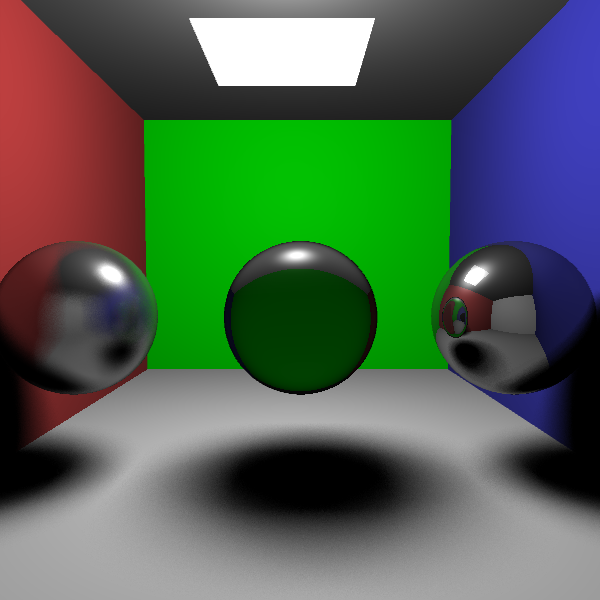
//> input picture fourth.png, 600 x 600 px
$ ./merge   (built with g++ and OpenCV 4)
//> lines starting //> are read from the running program, lines starting //| are printed output that depends on the picture; pictures that were not available may be replaced by others from this repository, and a replacement may not be noted
#include "opencv.h"
#include <iostream>
#include <cstdlib>
#include <cstring>
#include <cstdio>
using namespace std;
using namespace cv;
int main()
{
	Mat mat(600, 600, CV_8UC3, Scalar::all(0));
	Mat a = imread("fourth.png");
//> a is the input picture: 600 rows x 600 cols, CV_8UC3; mean B, G, R 80.8, 100.7, 79.9
	Mat b = imread("awe.png");
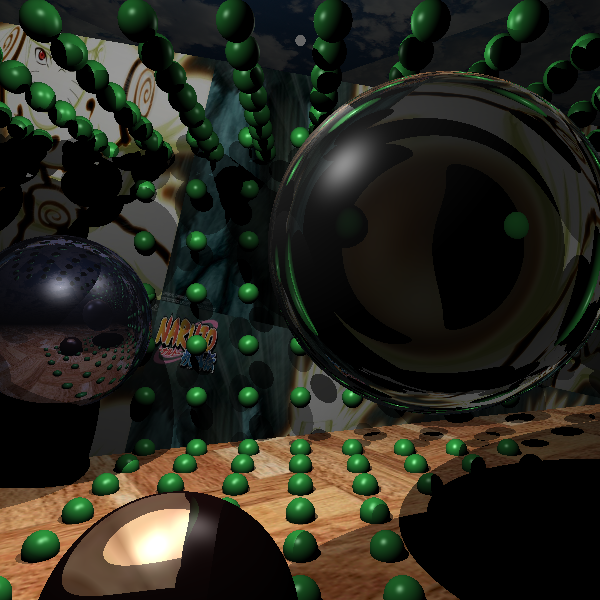
//> input picture 1.png, 600 x 600 px, given in place of awe.png, which was not available
//> b is the input picture: 600 rows x 600 cols, CV_8UC3; mean B, G, R 29.2, 39.1, 38.8
	for (int r = 0; r < 600; r++)
		for (int c = 0; c < 310; c++)
				mat.at<Vec3b>(r, c) = a.at<Vec3b>(r, c);
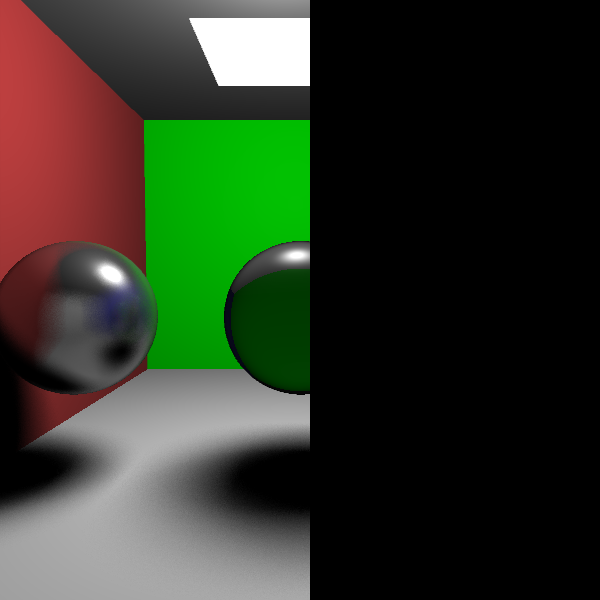
//> mat: 600 rows x 600 cols, CV_8UC3; mean B, G, R 38.3, 54.6, 47.4
	for (int r = 0; r < 600; r++)
		for (int c = 310; c < 600; c++)
				mat.at<Vec3b>(r, c) = b.at<Vec3b>(r, c);
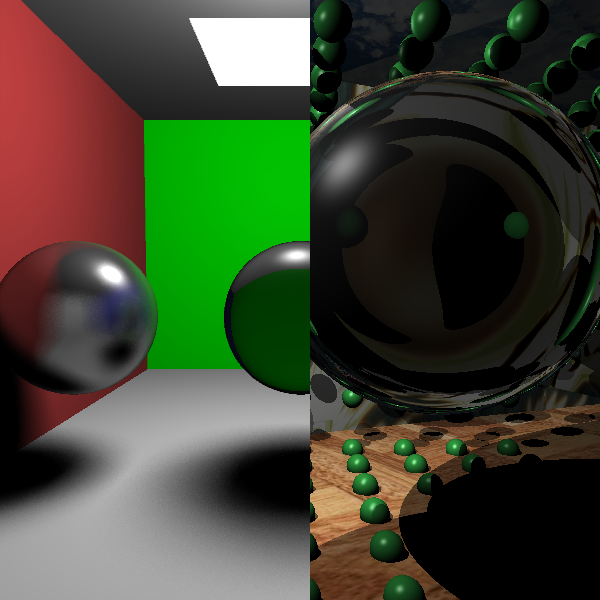
//> mat: 600 rows x 600 cols, CV_8UC3; mean B, G, R 48.4, 68.7, 62.2
	imwrite("hehewokao.png", mat);
	return 0;
}
